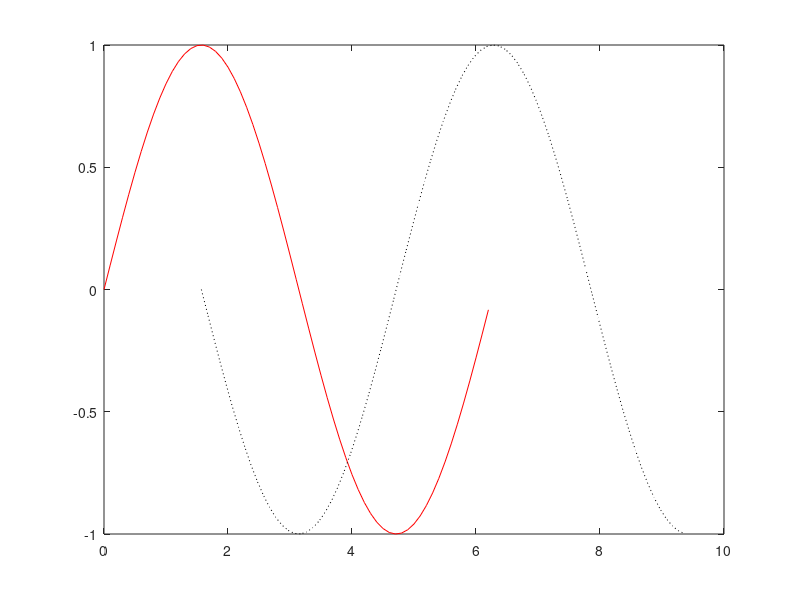

Here is the MATLAB script that generated this plot: (Note: this script raises an error after producing the figure.)
% Create x and y values for sine and cosine
x1 = 0:0.1:2*pi;
y1 = sin(x1);
x2 = pi/2:0.1:3*pi;
y2 = cos(x2);

% Plot sine and cosine on the same graph without styles
plot(x1,y1,x2,y2)

% Plot with line colors and styles ('r' = red, 'k:' = black dotted line)
plot(x1,y1,'r',x2,y2,'k:')

% Plot with markers ('m--o' = magenta dashed line with circle markers)
plot(t,b,'m--o')
